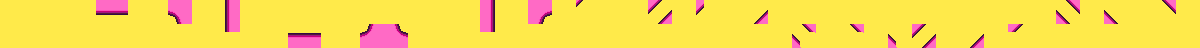
#> input picture ConverterInput.png, 1200 x 48 px
$ python convert.py
#> lines starting #> are read from the running program, lines starting #| are printed output that depends on the picture
from colors import TRANSPILE
from uuid import uuid4
from PIL import Image
from pathlib import PurePosixPath, Path

# Define a list of color replacement dictionaries using hex colors
def hex_to_rgba(hex_color):
    """Convert hex color to RGBA tuple."""
    hex_color = hex_color.lstrip('#')
    if len(hex_color) == 6:
        return tuple(int(hex_color[i:i+2], 16) for i in (0, 2, 4)) + (255,)
    elif len(hex_color) == 8:
        return tuple(int(hex_color[i:i+2], 16) for i in (0, 2, 4, 6))
    else:
        raise ValueError(f"Invalid hex color: {hex_color}")

def replace_colors(filename, color_replacement_hex):
    # Extract and remove the filename from the dictionary
#> called with filename = 'inStone.png'
    color_replacement_hex.pop('filename')

    # Convert hex colors to RGBA
    color_replacement = {hex_to_rgba(k): hex_to_rgba(v) if v != 'transparent' else (0, 0, 0, 0) for k, v in color_replacement_hex.items()}

    # Open the image
    img = Image.open(PurePosixPath(Path(__file__).resolve().parent, 'ConverterInput.png').as_posix())
#> img is the input picture: PIL image 1200x48 RGBA; mean R, G, B, A 251.6, 219.1, 83.2, 255
    img = img.convert("RGBA")

    # Load pixel data
    pixels = img.load()

    # Iterate through each pixel
    for y in range(img.height):
        for x in range(img.width):
            current_color = pixels[x, y]
            if current_color in color_replacement:
                pixels[x, y] = color_replacement[current_color]

    # Check for output folder
    output_path = PurePosixPath(Path(__file__).resolve().parent, 'output').as_posix()
    Path(output_path).mkdir(exist_ok=True)

    # Save the modified image
    img.save(PurePosixPath(output_path, filename).as_posix())
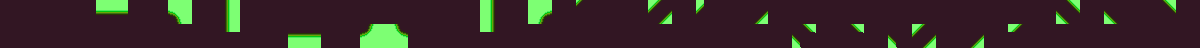
#> saved as inStone.png: PIL image 1200x48 RGBA; mean R, G, B, A 55.1, 41.3, 40, 255

    # Restore the filename to the dictionary for further use
    color_replacement_hex['filename'] = filename

# Process each color replacement dictionary
for color_replacement_hex in TRANSPILE:
    filename_no_extention = color_replacement_hex.get('filename', 'default')
    if filename_no_extention == 'default':
        filename = f'{uuid4()}.png'
    else:
        filename = f'{filename_no_extention}.png'
    replace_colors(filename, color_replacement_hex)
